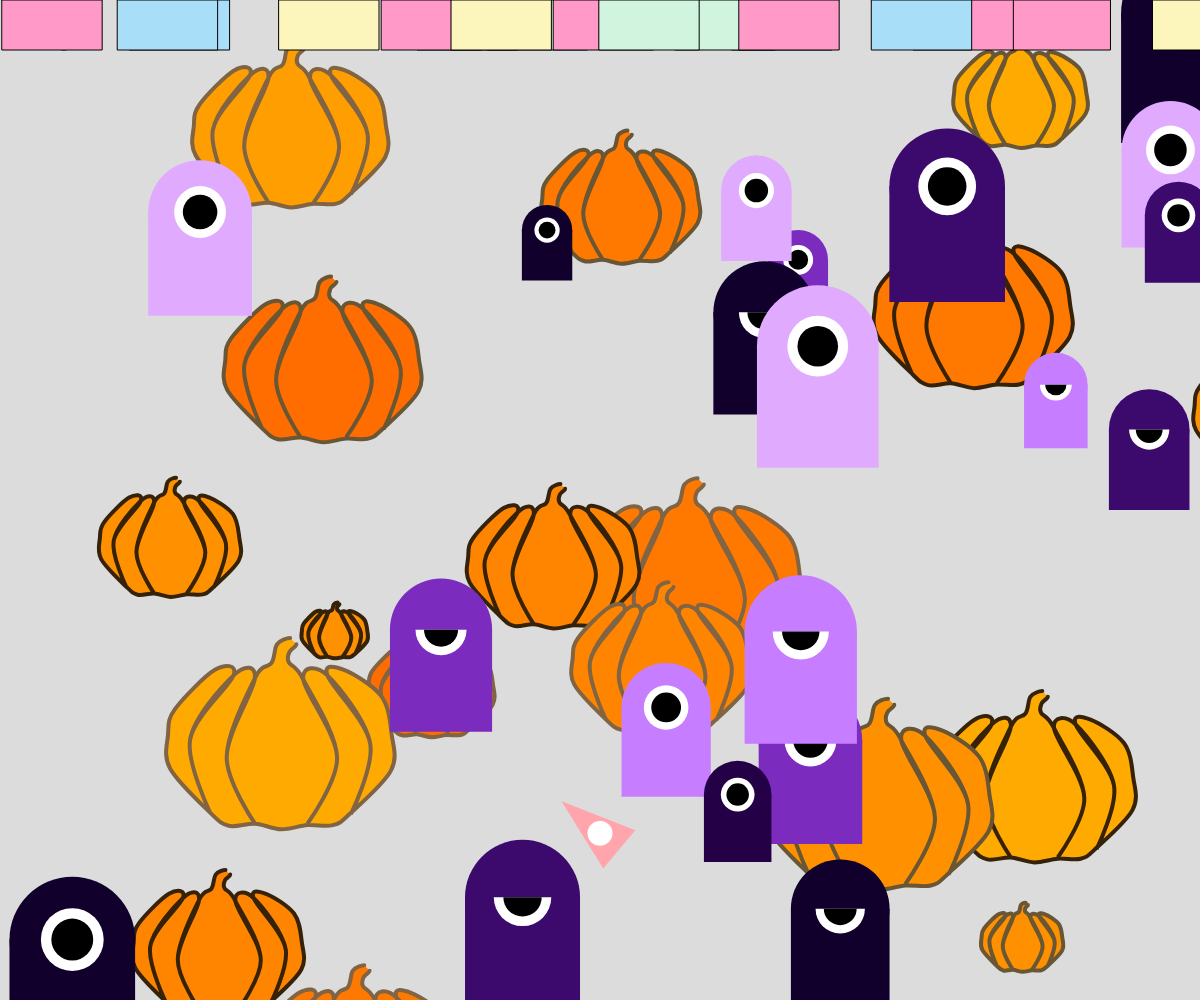
Frame 1 (no input)
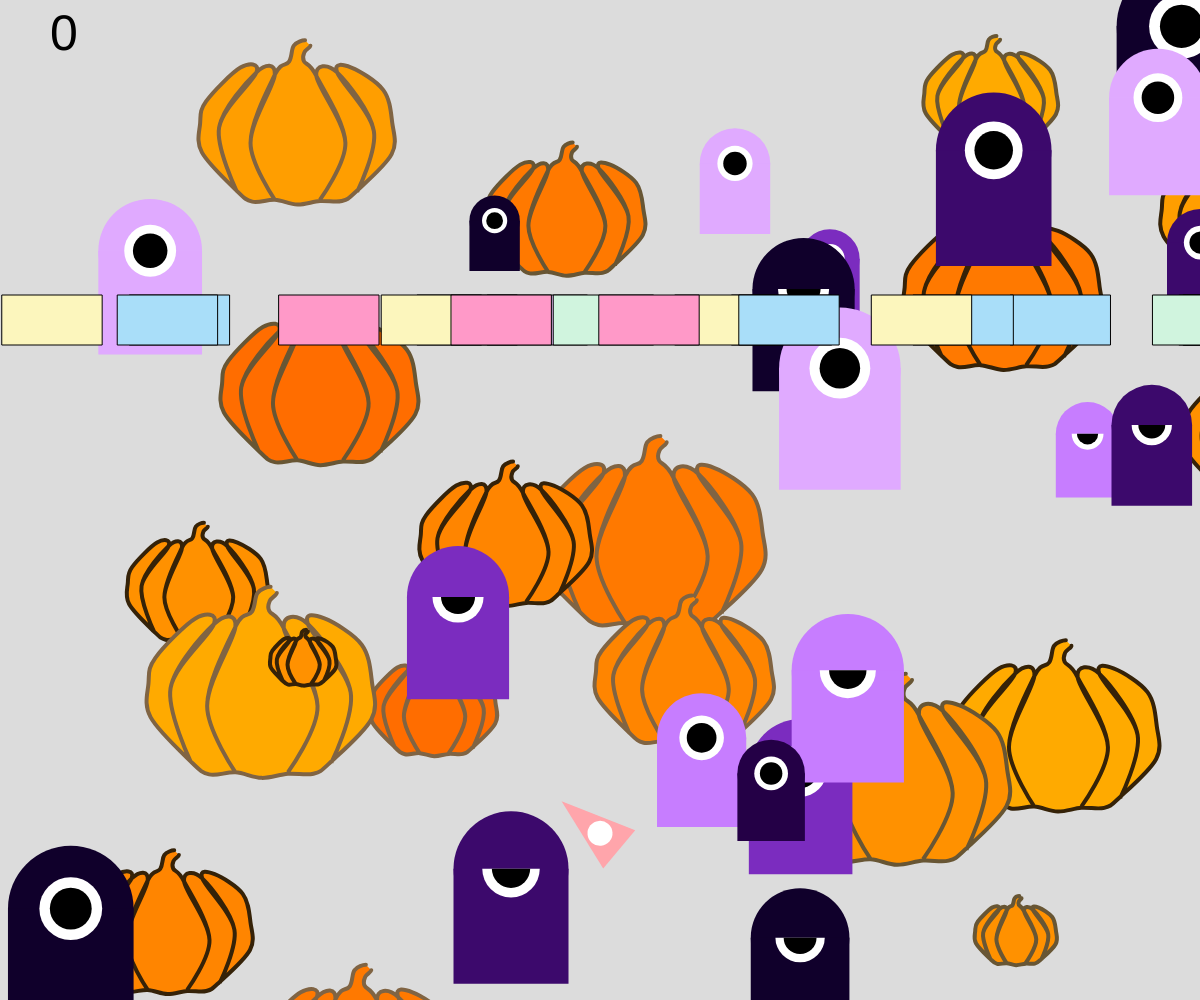
Frame 60 (no input)
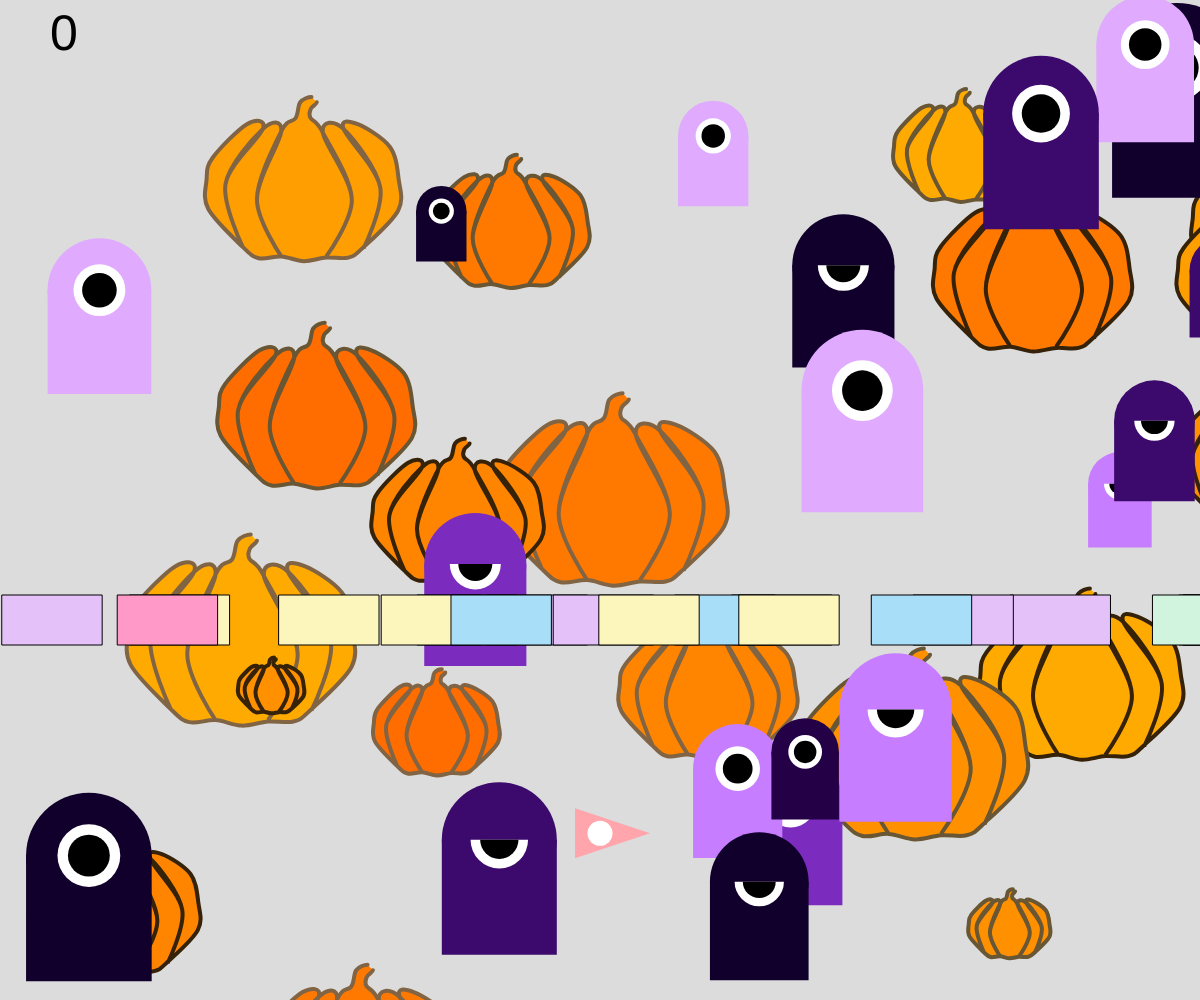
Frame 120 (the mouse pressed at the canvas centre since frame 60)

The p5.js sketch that drew these frames (run headless with seeded random() and noise() and a simulated clock; from frame 60 on, the mouse is pressed at the canvas centre):

// p5.js sketch
// ── sketch.js
let points = [[21.6,3.3],[20.7,2.4],[18.8,3.3],[18.0,6.0],[15.6,8.2],[11.5,19.7],[15.6,29.3],[11.5,19.7],[15.6,8.2],
[12.5,7.8],[6.2,17.1],[9.1,27.7],[6.2,17.1],[12.5,7.8],[9.8,7.0],[4.0,12.7],[3.0,16.4],[3.3,21.3],[9.1,27.7],[11.8,29.6],
[15.6,29.3],[19.4,30.1],[23.2,29.5],[26.9,29.5],[29.3,27.9],[35.3,21.6],[35.4,16.3],[33.9,10.8],[28.5,7.0],[26.1,7.8],
[32.3,17.7],[29.5,27.9],[32.3,17.7],[26.1,7.8],[22.6,8.4],[27.5,19.7],[23.2,29.3],[27.5,19.7],[22.6,8.4],[20.5,5.9],[20.6,4.4],[21.6,3.3],[20.7,2.4]]; //list資料，
var fill_colors = "ff6d00-ff7900-ff8500-ff9100-ff9e00-ffaa00".split("-").map(a=>"#"+a)
var line_colors = "352208-685634-806443".split("-").map(a=>"#"+a)
//class::類別，例子

//+++++++++++++++畫points所有點的物件定義
var ball //目前要處理的物件，暫時放在ball變數內
var balls =[] //把產生的"所有"的物件，為物件的倉庫，所有的物件資料都在此

//+++++++++++設定飛彈物件的變數
var bullet //"目前要處理"的物件，暫時放在bullet變數內
var bullets = [] //把產生"所有的物件，為物件的倉庫，所有的物件皆在此

//+++++++++++設定物件的變數
var monster //"目前要處理"的物件，暫時放在bullet變數內
var monsters = [] //把產生"所有的物件，為物件的倉庫，所有的物件皆在此

//+++++++++++++++++++++++++++++++
var tile //"目前要處理"的物件，暫時放在tile變數內
var tiles = [] //把產生"所有的物件，為物件的倉庫，所有的物件皆在此


//+++++++++設定砲台位置
var shipP

//++++++++++++++++++++++++++++++++
var score=0




function setup() {
  createCanvas(windowWidth, windowHeight);
  shipP=createVector(width/2,height/1.2) //預設砲台位置為(width/2,height/2)
    //產生南瓜
    for(var i=0;i<20;i=i+1){
      ball = new obj({}) //產生一個obj class元件
      balls.push(ball) //把ball的物件放到balls陣列內
    }

    //產生鬼
    for(var i=0;i<20;i=i+1){
      monster = new Monster({}) //產生一個monster class元件
      monsters.push(monster) //把monster的物件放到monsters陣列內
    }
    
     //產生磚塊
     for(var i=0;i<20;i=i+1){
    tile = new Tiles({}) //產生一個tile class元件
    tiles.push(tile) //把tile的物件放到tiles陣列內
     }
    }

function draw() {
  background(220);
  // for(var j=0;j<balls.length;j++){
  //   ball = balls[j]
  //   ball.draw()
  //   ball.update()
  // }

  if (monsters.length == 0) { //如果怪物數量=0
    background(220) //清空畫面
    fill("#eddea4")
    rect(width/2-220,height/2-200,420,200)
    fill("#e9c46a")
    textSize(30)
    text("你的分數是:",width/2-100,height/2-60)//顯示分數
    text(score,width/2+60,height/2-60)  
    textSize(50)
    text("Win",width/2-200,height/2-120)//顯示分數
    //禁止按鍵和滑鼠
  
    noLoop();
    noCursor();
    } else if (score>=60) { //如果score<-20
      background(220) //清空畫面
      fill("#ff7900")
      rect(width/2-200,height/2-200,400,200)
      fill("#b1a7a6")
      textSize(30)
      text("你的分數是:",width/2-100,height/2-60)//顯示分數
      text(score,width/2+60,height/2-60)
      textSize(50)
      text("Lose",width/2-180,height/2-120)//顯示分數  
      //禁止按鍵和滑鼠
      noLoop();
      noCursor();
      }
    
    

  if(keyIsPressed){
    if(key=="ArrowLeft" || key=="a"){ //按下鍵盤左鍵
      shipP.x=shipP.x-30
    }
    if(key=="ArrowRight" || key=="d"){ //按下鍵盤右鍵
      shipP.x=shipP.x+30
    }
    // if(key=="ArrowUp" || key=="w"){ //按下鍵盤上鍵
    //   shipP.y=shipP.y-5
    // }
    // if(key=="ArrowDown" || key=="s"){ //按下鍵盤下鍵
    //   shipP.y=shipP.y+5
    // }
  }
  


  //南瓜的顯示
  for(let ball of balls) //只要是陣列的方式，都可以用此方式處理
  {
    ball.draw()
    ball.update()
      for(let bullet of bullets){ //檢查每一個物件
        if(ball.isBallinranger(bullet.p.x,bullet.p.y)){ //inranger，判斷有無碰到
        balls.splice(balls.indexOf(ball),1) //從倉庫balls取出被滑鼠按到的物件編號(balls.lastIndexOf(ball))，只取1個
        bullets.splice(bullets.indexOf(bullet),1)
        score=score - 1
       }
    }
  }

 
//飛彈的顯示
for(let bullet of bullets) //只要是陣列的方式，都可以用此方式處理
  {
    bullet.draw()
    bullet.update()
  }

  // 鬼的顯示
  for(let monster of monsters) //只要是陣列的方式，都可以用此方式處理
  {
    if(monster.dead == true && monster.timenumber>4){
    monsters.splice(monsters.indexOf(monster),1)
    }
    monster.draw()
    monster.update()
    for(let bullet of bullets){ //檢查每一個物件
      if(monster.isBallinranger(bullet.p.x,bullet.p.y)){ //inranger，判斷有無碰到
      // monsters.splice(monsters.indexOf(monster),1) //從倉庫monsters取出被滑鼠按到的物件編號(balls.lastIndexOf(ball))，只取1個
      bullets.splice(bullets.indexOf(bullet),1)
      score=score + 1
      monster.dead = true //代表怪物死亡
     }
  }
  }
  

  push() //重新規劃原點(0,0)，在視窗的中間
  textSize(50)
  text(score,50,50) //在座標為(50,50)上顯示score分數內容
  let dx=mouseX-width/2
  let dy=mouseY-height/2
  let angle=atan2(dy,dx) //dy分子，dx分母
  // translate(width/2,height/2) //把砲台中心點放在視窗中間
  translate(shipP.x,shipP.y)
  fill("#ffa5ab")
  noStroke()
  rotate(angle)
  triangle(50,0,-25,25,-25,-25)
  fill("ffd6ba")
  ellipse(0,0,25)
  pop()  //恢復原本設定，原點(0,0)在視窗左上角



 //磚塊的顯示
    for(let tile of tiles) //只要是陣列的方式，都可以用此方式處理
    {
      tile.draw()
      tile.update()
      for(let bullet of bullets){ //檢查每一個物件
        if(tile.isBallinranger(bullet.p.x,bullet.p.y)){ //inranger，判斷有無碰到
        tiles.splice(tiles.indexOf(ball),1) //從倉庫balls取出被滑鼠按到的物件編號(balls.lastIndexOf(ball))，只取1個
        bullets.splice(bullets.indexOf(bullet),1)
        score=score + 4
      }
    }
    }
  }

function mousePressed(){
  //++++++++++++++++產生一個物件+++++++++++++++
  // ball = new obj({  //產生一個obj class元件
  //   p:{x:mouseX,y:mouseY}
  // }) //在滑鼠按下的地方產生一個新的obj class元件
  // balls.push(ball) //把ball的物件放到balls陣列內
  //++++++++++++++++++++++++++++++++++++++++++++

  //+++++在物件上按下滑鼠，物件消失不見，分數加1分++++++++++++++++

  // for(let ball of balls){ //檢查每一個物件
  //   if(ball.isBallinranger(mouseX,mouseY)){
  //     balls.splice(balls.indexOf(ball),1) //從倉庫balls取出被滑鼠按到的物件編號(balls.lastIndexOf(ball))，只取1個
  //     score=score + 1
  //   }
  // }
  //++++++++++++++++++++++++++++++++++++++++++++++++++++++++++++

  //+++++++++++++++++++++按一下產生一個飛彈+++++++++++++++++++++++
  bullet = new Bullet({
    r:20 //可以自己加參數color,v...
  }) //在滑鼠按下的地方，產生一個新的bullet class元件
  bullets.push(bullet) //把bullet的物件放入到bullet陣列內(丟到倉庫)
  
}

function keyPressed(){
  if(key==" "){ //按下空白建，發射飛彈，跟按下滑鼠功能一樣
    bullet = new Bullet({
      r:20 //可以自己加參數color,v...
    }) //在滑鼠按下的地方，產生一個新的bullet class元件
    bullets.push(bullet) //把bullet的物件放入到bullet陣列內(丟到倉庫)
    
  }
}


// ── bullet.js
// 定義一個bullet物件的class
class Bullet{
    constructor(args){ //預設值，基本資料(物件的顏色，移動的速度，大小，初始顯示位置...)
      this.r = args.r || 10 //設計的飛彈有大有小時，就傳參數args.r來設定飛彈大小
      // this.p = args.p || createVector(width/2,height/2) //建立一個向量，{x:width/2,y:height/2} 
      this.p = args.p || shipP.copy()
      this.v = args.v ||createVector(mouseX-width/2,mouseY-height/2).limit(10) //算出方向，limit-->每次移動5
      this.color = args.color || "ffa5ab"
    }
    draw(){ //繪出物件程式碼
        push() //
         translate(this.p.x,this.p.y) //以該物件位置為原點
         fill(this.color)
         noStroke()
         ellipse(0,0,this.r)
        pop()
    }
    update(){ //計算出移動後的位置
        // this.p.x = this.p.x + this.v.x //X軸目前位置(this.p.x)加X軸的移動速度(this.v.x )
        // this.p.y = this.p.y + this.v.y
        this.p.add(this.v)
  
    }
  }
// ── monster.js
var colors1 = "10002b-240046-3c096c-5a189a-7b2cbf-9d4edd-c77dff-e0aaff".split("-").map(a=>"#"+a)

class Monster{  //宣告一個怪物類別，名稱為Monster
    constructor(args){ //預設值，基本資料(物件的顏色，移動的速度，大小，初始顯示位置...)
        this.r = args.r || random(50,130) //設計怪物的主體，如果傳參數args.r來設定怪物大小，沒有就100
        this.p = args.p || createVector(random(width),random(height)) //建立一個向量，由電腦亂數抽取顯示的初始位置，{x:random(width),y:random(height)} 
        this.v = args.v ||createVector(random(-1,1),random(-1,1)).limit(10) //移動的速度，如果沒有傳args參數，就會用亂數(-1,1)，抽出x,y軸移動速度
        this.color =args.color || random(colors1)//充滿顏色
        this.mode = random(["happy","bad"])
        this.dead = false //false代表活著
        this.timenumber = 0 //延長時間，讓大家看到他死
      }
    draw(){ //劃出元件
        if (this.dead==false){
            push() //重新設定原點位置
            translate(this.p.x,this.p.y)//把原點(0,0)座標移到物件中心位置
            fill(this.color)
            noStroke()
            ellipse(this.r/2,0,this.r)
            rect(0,0,this.r)
            if(this.mode=="happy"){
                fill(255)
                ellipse(this.r/2,0,this.r/2)
                fill(0)
                ellipse(this.r/2,0,this.r/3)
            }
            else{
                fill(255)
                arc(this.r/2,0,this.r/2,this.r/2,0,PI) //arc弧度，0~180度
                fill(0)
                arc(this.r/2,0,this.r/3,this.r/3,0,PI) //arc弧度，0~180度
            }

            //+++++++++++++++++++++++++++++++++++++++++
            // stroke(this.color)
            // strokeWeight(4)
            // // line(this.r/2,0,this.r,0)
            // noFill()
            // for (var j=0;j<8;j++){
            //     rotate(PI/4) //翻轉
            //     beginShape()
            //     for(var i=0;i<(this.r/2);i++){
            //         vertex(this.r/2+i,sin(i/5+frameCount/10)*10)
            //     }
            //     endShape()
            // }
            
            
            pop() //恢復原點到視窗左上角
        }
        else{ //怪物死亡
                this.timenumber = this.timenumber+1
            push()
                translate(this.p.x,this.p.y)//把原點(0,0)座標移到物件中心位置
                fill(this.color)
                noStroke()
                ellipse(this.r/2,0,this.r)
                rect(0,0,this.r)
                push()
                rotate(PI/4)
                push()
                fill(0)
                rect(this.r/3.5+this.r/5,-this.r/2.8,this.r/10,this.r/1.5)
                pop()
                push()
                fill(0)
                rotate(PI/-2)
                rect(0,this.r/5,this.r/10,this.r/1.5)
                pop()
                pop()
                strokeWeight(4)
                noFill()
                //line(-this.r/2,0,this.r/2,0)
                // for(var j=0;j<4;j++){
                //     rotate(PI/2)
                //     line(this.r,0,this.r/2,0)
                // }
            pop()
        }
    }
    update(){ ////計算出元件移動後的位置
      this.p.add(this.v)

     //碰到牆壁會回彈
        if(this.p.x<=0 || this.p.x>=width){ //X軸碰到左邊(<=0)，或是碰到右邊(>=width)
            this.v.x=-this.v.x //把速度方向改變
        }
        if(this.p.y<=0 || this.p.y>=height-50){ //X軸碰到上邊(<=0)，或是碰到下邊(>=height)
        this.v.y=-this.v.y //把速度方向改變
        }
    }
    isBallinranger(x,y){ //功能:判斷滑鼠按下的位置是否在物件的範圍內
        let d = dist(x,y,this.p.x,this.p.y) //計算兩點(滑鼠按下與物件中心點)之間的距離，放到d變數內
        if(d<this.r){
          return true //滑鼠與物件的距離小於物件的寬度，代表碰觸了，則傳回true的值(碰觸)
        }else{
          return false //滑鼠與物件的距離大於物件的寬度，代表未碰觸，則傳回false的值(未碰觸)
        }
    }
}
// ── obj.js
class obj{ //宣告一個類別，針對一個畫的圖案
    constructor(args){ //預設值，基本資料(物件的顏色，移動的速度，大小，初始顯示位置...)
    // this.p = args.p || {x:random(width),y:random(height)} //描述為該物件的初始位置，||(or)，當產生一個物件時，有傳給位置參數，使用該參數，如果沒有傳參數，則使用or後面的產出
    this.p = args.p || createVector(random(width),random(height)) 
    // this.v = {x:random(-1,1),y:random(-1,1)} //設定一個物件的移動速度
    this.v = createVector(random(-1,1),random(-1,1)) //把原本的{X:..Y;..}改成"向量"方式呈現
    this.size =random(2,7) //一個物件的放大倍率
    this.color =random(fill_colors) //充滿顏色
    this.stroke =random(line_colors) //外框線條顏色
  }

  draw(){ //劃出單一個物件形狀
    push() //依照我的設定，設定原點(0,0)的位置
     translate(this.p.x,this.p.y) //以該物件位置為原點
    //  scale(this.v.x<0?1:-1,-1) //前面條件成立?否則:。如果this.v.x<0條件成立，值唯一，否則為-1，y軸的-1，為上下翻轉。
     fill(this.color)
     stroke(this.stroke)
     strokeWeight(4) //線條粗細
     beginShape()
     for(var k=0;k<points.length;k++){
      // line(points[k][0]*this.size,points[k][1]*this.size,points[k+1][0]*this.size,points[k+1][1]*this.size) //需要提供兩個點的座標
      // vertex(points[k][0]*this.size,points[k][1]*this.size) //只要設定一個點，當指令到endShape()，會把所有點串接在一起
      curveVertex(points[k][0]*this.size,points[k][1]*this.size) //用圓弧畫
     }
     endShape()
    pop() //執行pop()，原點(0，0)設定回到整個視窗的左上角
  }
  update(){
    // this.p.x = this.p.x + this.v.x //X軸目前位置(this.p.x)加X軸的移動速度(this.v.x )
    // this.p.y = this.p.y + this.v.y
    this.p.add(this.v) //設定好向量後，使用add就可以與上面兩行指令一樣的效果
    //向量sub==>減號
    //知道滑鼠的位置，並建立一個滑鼠的向量
    // let mouseV=createVector(mouseX,mouseY) //把滑鼠的位置轉換成一個向量值
    // let delta =mouseV.sub(this.p).limit(this.v.mag()*2) //sub計算出滑鼠所在位置向量(mouseV)到物件向量(this.v)的距離，每次以3的距離，this.v.mag()代表該物件的速度大小(一個向量值有大小與方向)
    // this.p.add(delta)
    
    //碰到牆壁會回彈
    if(this.p.x<=0 || this.p.x>=width){ //X軸碰到左邊(<=0)，或是碰到右邊(>=width)
      this.v.x=-this.v.x //把速度方向改變
    }
  if(this.p.y<=0 || this.p.y>=height-50){ //X軸碰到上邊(<=0)，或是碰到下邊(>=height)
    this.v.y=-this.v.y //把速度方向改變
  }
  }
  isBallinranger(x,y){ //功能:判斷滑鼠按下的位置是否在物件的範圍內
    let d = dist(x,y,this.p.x,this.p.y) //計算兩點(滑鼠按下與物件中心點)之間的距離，放到d變數內
    if(d<17*this.size){
      return true //滑鼠與物件的距離小於物件的寬度，代表碰觸了，則傳回true的值(碰觸)
    }else{
      return false //滑鼠與物件的距離大於物件的寬度，代表未碰觸，則傳回false的值(未碰觸)
    }

  }
}
// ── tile.js
var colors2 = "ff99c8-fcf6bd-d0f4de-a9def9-e4c1f9".split("-").map(a=>"#"+a)
// 定義一個tile物件的class

class Tiles{
    constructor(args){ //預設值，基本資料(物件的顏色，移動的速度，大小，初始顯示位置...)
      this.r = args.r || 10 //設計的飛彈有大有小時，就傳參數args.r來設定飛彈大小
      // this.p = args.p || createVector(width/2,height/2) //建立一個向量，{x:width/2,y:height/2} 
      this.v = args.v || createVector(0, 5);
      this.p = args.p || createVector(0, 0);
      this.color = random(colors2)
      this.a = args.a || random(0,width)
      this.b = args.b || 0
    }
    
    draw(){ //繪出物件程式碼
        push() //
        translate(this.p.x, this.p.y); //以該物件位置為原點
        this.color = random(colors2); // 隨機生成新的顏色
        fill(this.color)
        rect(this.a,this.b,100,50)
        pop()
    
  
  
}
update() {
  this.p.y = this.p.y+this.v.y


}
isBallinranger(x,y){ //功能:判斷滑鼠按下的位置是否在物件的範圍內
  let d = dist(x,y,this.p.x,this.p.y) //計算兩點(滑鼠按下與物件中心點)之間的距離，放到d變數內
  if(d<this.a/2.1){
    return true //滑鼠與物件的距離小於物件的寬度，代表碰觸了，則傳回true的值(碰觸)
  }else{
    return false //滑鼠與物件的距離大於物件的寬度，代表未碰觸，則傳回false的值(未碰觸)
  }

}

}
